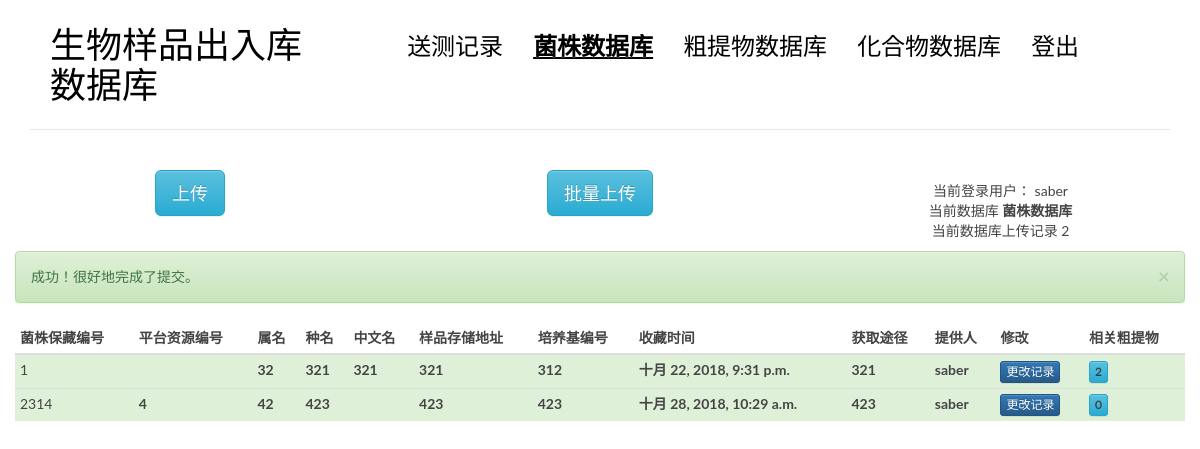
/bactalter/ (signed in), run on the app's committed database.
### blog/models.py (models this page shows, shortened)
@python_2_unicode_compatible
class bact(models.Model):  #菌株
    bactnumber = models.CharField(max_length = 50,blank = False) #菌株保藏编号 输入
    sourcenum = models.CharField(max_length = 50, blank = True) #平台资源编号 输入
    genus = models.CharField(max_length = 200,blank = False) #属名 输入
    species = models.CharField(max_length = 200,blank = False) #种名 输入
    chinesename = models.CharField(max_length = 200, blank = True) #中文名 输入
    recadd = models.CharField(max_length = 100,blank = False)#样品存储地址 输入
    orinum = models.CharField(max_length = 100, blank = True) #原始资源编号 输入
    history = models.CharField(max_length = 100, blank = True) #来源历史 输入
    storetime = models.DateTimeField(auto_now_add=True,editable = True) #收藏时间
    media = models.CharField(max_length = 50,blank = False) #培养基编号 输入
    getmet = models.CharField(max_length = 100,blank = False) #获取途径 输入
    upload = models.ForeignKey(User, null = True)#保藏人
    modbact = models.CharField(max_length = 50, blank = True)#模式菌株 输入
    mianuse = models.CharField(max_length = 100, blank = True) #主要用途 输入
    danger = models.CharField(max_length = 100, blank = True) #生物危害程度 输入
    comment = models.CharField(max_length = 500, blank = True) #输入

### blog/bact.py (the view)
# urls.py: url(r'^bactalter/$', views.bactalter, name='bactalter'),
def bactalter(request):
    if request.method == 'GET':
        try:
            id = request.GET.get('id')
            bactnumber = request.GET.get('bactnumber')
            sourcenum = request.GET.get('sourcenum')
            genus = request.GET.get('genus')
            species = request.GET.get('species')
            chinesename = request.GET.get('chinesename')
            recadd =  request.GET.get('recadd')
            orinum = request.GET.get('orinum')
            history = request.GET.get('history')
            media = request.GET.get('media')
            getmet = request.GET.get('getmet')
            modbact =request.GET.get('modbact')
            mianuse =request.GET.get('mianuse')
            danger =request.GET.get('danger')
            comment =request.GET.get('comment')
            infos = {
                'bactnumber' : bactnumber,
                'sourcenum' : sourcenum,
                'genus' : genus,
                'species' : species,
                'chinesename' : chinesename,
                'recadd' : recadd,
                'orinum' : orinum,
                'history' : history,
                'media' : media,
                'getmet' : getmet,
                'upload' : request.user,
                'modbact' : modbact,
                'mianuse' : mianuse,
                'danger' : danger,
                'comment' : comment,
            }
            bact.objects.select_for_update().filter(id = id).update(**infos)
            return bactindex(request, msg = 0)
        except:
            return bactindex(request, msg = 1)

### blog/bact.py (called while the page is built)
@login_required
def bactindex(request, msg = -1, err = []):
    lists =bact.objects.annotate(num_crudeex=Count('crudeex'))
    num = len(lists)
    return render(request, 'blog/bact.html', context = {'tests' : lists, 'msg' : msg, 'num': num, 'err' : err} )

### templates/blog/bact.html (shortened to what this page needs)
{% extends 'base.html' %}
{% load blog_tags %}
{%block main %}
<body>
            <div class="row">
                <div class="col-md-4 col-sm-5 col-xs-8">
                    <center>
                        <button class="btn btn-info btn-primary btn-lg" data-toggle="modal" data-target="#bactinput">
                            上传
                        </button>
                    </center>
                </div>
                <div class="col-md-4 col-sm-5 col-xs-8">
                    <center>
                        <button class="btn btn-info btn-primary btn-lg" data-toggle="modal" data-target="#batchinput">
                            批量上传
                        </button>
                    </center>
                </div>
                <div class="col-md-4 col-sm-7 col-xs-4">
                    <nav class="main-nav" role="navigation">
                        <div class="collapse navbar-collapse" id="bs-example-navbar-collapse-1">
                            <ul class="list-unstyled text-center" >
                                <li>当前登录用户： {{request.user}}</li>
                                <li>当前数据库 <strong>菌株数据库</strong></li>
                                <li>当前数据库上传记录 {{num}}</li>
                            </ul>
                        </div>
                    </nav>
                </div>
            </div>
            <div class="col-md-12 col-sm-7 col-xs-4">
                    {% if msg == 0 %}
                    <div class="alert alert-success alert-dismissable">
                        <button type="button" class="close" data-dismiss="alert"
                                aria-hidden="true">
                            &times;
                        </button>
                        成功！很好地完成了提交。
                    </div>
                    {% endif %}
            <table class="table table-hover table-condensed">
                    <thead>
                        <tr>
                            <th>菌株保藏编号</th>
                            <th>平台资源编号</th>
                            <th>属名</th>
                            <th>种名</th>
                            <th>中文名</th>
                            <th>样品存储地址</th>
                            <th>培养基编号</th>
                            <th>收藏时间</th>
                            <th>获取途径</th>
                            <th>提供人</th>
                            <th>修改</th>
                            <th>相关粗提物</th>
                        </tr>
                    </thead>
                    <tbody>
                            {% for test in tests %}
                            {% if request.user == test.upload %}
                            <tr class="row1 success" id = "useajax"  data-whatever="{{test.id}}"
                            data-bactnumber = "{{test.bactnumber}}" data-sourcenum = "{{test.sourcenum}}" data-genus = "{{test.genus}}"
                            data-species = "{{test.species}}" data-chinesename = "{{test.chinesename}}" data-recadd = "{{test.recadd}}"
                            data-orinum = "{{test.orinum}}"  data-history = "{{test.history}}"
                            data-media = "{{test.media}}" data-getmet = "{{test.getmet}}"  data-modbact = "{{test.modbact}}"
                            data-mianuse = "{{test.mianuse}}"  data-danger = "{{test.danger}}"   data-comment = "{{test.comment}}"
                            >
                            {% else %}
                            <tr class="row1">
                            {% endif %}
                                    <td class = "field-bactnumber">{{test.bactnumber}}</td>
                                    <th class = "field-sourcenum">{{test.sourcenum}}</th>
                                    <th class = "field-genus">{{test.genus}}</th>
                                    <th class = "field-species">{{test.species}}</th>
                                    <th class = "field-chinesename">{{test.chinesename}}</th>
                                    <th class = "field-recadd">{{test.recadd}}</th>
                                    <th class = "field-media">{{test.media}}</th>
                                    <th class = "field-storetime">{{test.storetime}}</th>
                                    <th class = "field-getmet">{{test.getmet}}</th>
                                    <th class = "field-upload">{{test.upload}}</th>
                                    <th><button type="button" class="btn btn-primary btn-xs"  data-toggle="modal" data-target="#alter" >更改记录</button></th>
                                    <th><button type="button" class="btn  btn-info btn-xs"><a href="{% url 'blog:bact2cru' test.id %}">{{test.num_crudeex}}</a></button></th>
                            </tr>
                            {% empty %}
                              <div class="row1">null</div>
                            {% endfor %}
                    </tbody>
                </table>
                </div>
</body>
{% endblock main %}

### blog/static/blog/css/custom.css (style rules this page uses)
* { outline: none; }
a { color: #333; }
body { color: #444; font-family: 'Lato', sans-serif; }
.main-nav { margin-top: 11px; max-width: 95%; }

### data on the page
bact: bactnumber "1", genus "32", species "321", chinesename "321", recadd "321", media "312", storetime "十月 22, 2018, 9:31 p.m.", getmet "321", upload "saber", num_crudeex "2"
bact: bactnumber "2314", sourcenum "4", genus "42", species "423", recadd "423", media "423", storetime "十月 28, 2018, 10:29 a.m.", getmet "423", upload "saber", num_crudeex "0"

### other printed values
{{ request.user }} "saber"
{{ num }} "2"
